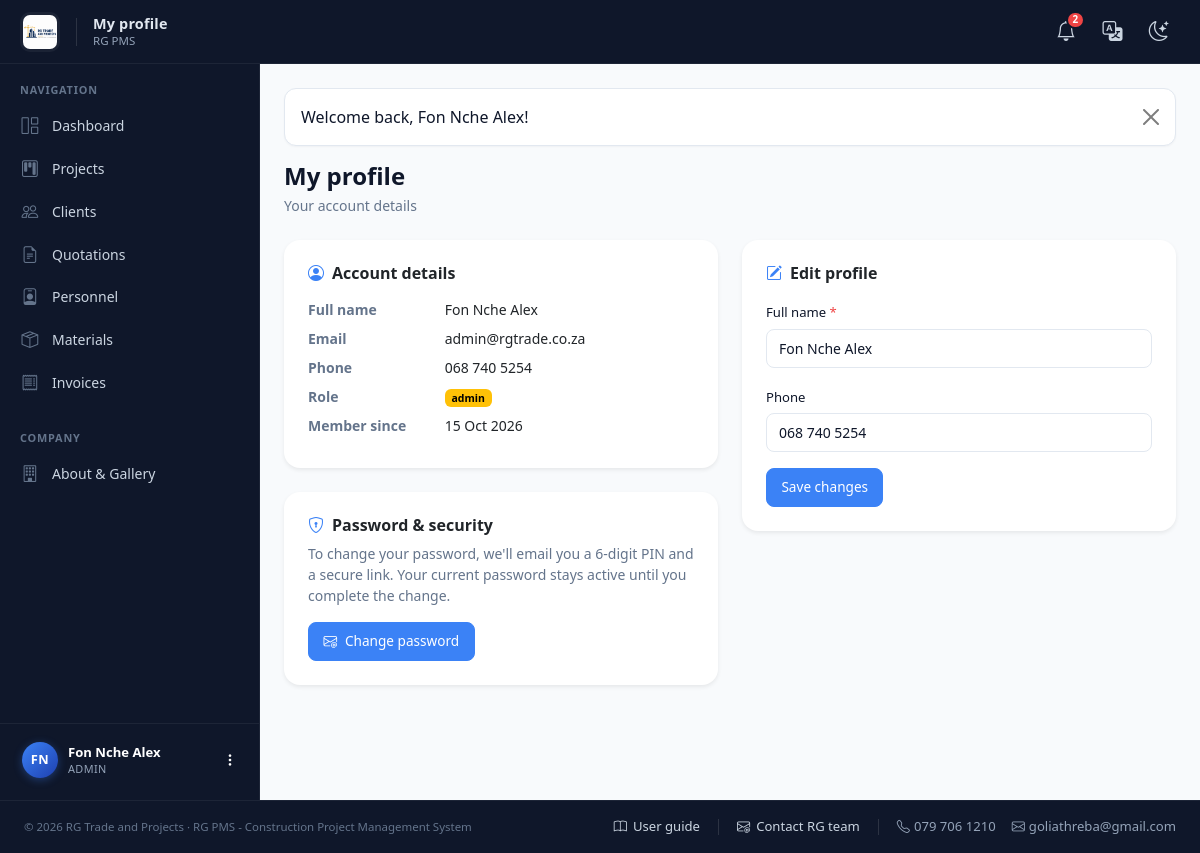
The app's page /profile.php (signed in) with its own data.
### tables this page shows
CREATE TABLE users (
  id            INT UNSIGNED NOT NULL AUTO_INCREMENT,
  role_id       TINYINT UNSIGNED NOT NULL,
  full_name     VARCHAR(120) NOT NULL,
  email         VARCHAR(160) NOT NULL UNIQUE,
  phone         VARCHAR(30)  NULL,
  password_hash VARCHAR(255) NOT NULL,
  is_active     TINYINT(1)   NOT NULL DEFAULT 1,
  created_at    DATETIME     NOT NULL DEFAULT CURRENT_TIMESTAMP,
  PRIMARY KEY (id),
  CONSTRAINT fk_users_role FOREIGN KEY (role_id) REFERENCES roles(id)
);

CREATE TABLE roles (
  id          TINYINT UNSIGNED NOT NULL AUTO_INCREMENT,
  name        VARCHAR(50)  NOT NULL UNIQUE,       
  description VARCHAR(255) NULL,
  PRIMARY KEY (id)
);

### includes/auth.php (called while the page is built, shortened)
<?php
require_once __DIR__ . '/functions.php';
function current_user(): ?array {
    static $cached = null;
    static $loaded = false;
    if ($loaded) return $cached;
    $loaded = true;
    $stmt = db()->prepare(
        'SELECT u.*, r.name AS role_name
         FROM users u
         LEFT JOIN roles r ON r.id = u.role_id
         WHERE u.id = ? LIMIT 1'
    );
    $stmt->execute([(int)$_SESSION['user_id']]);
    $user = $stmt->fetch();
    return $cached = $user;
}
function require_login(): void {
    if (!current_user()) {
        $_SESSION['__intended'] = $_SERVER['REQUEST_URI'] ?? '';
        flash_set('warning', 'Please sign in to continue.');
        redirect('login.php');
    }
}

### config/db.php (called while the page is built, shortened)
<?php
function db(): PDO {
    static $pdo = null;
    if ($pdo === null) {
        $dsn = 'mysql:host=' . DB_HOST . ';dbname=' . DB_NAME . ';charset=utf8mb4';
        try {
            $pdo = new PDO($dsn, DB_USER, DB_PASS, [
                PDO::ATTR_ERRMODE            => PDO::ERRMODE_EXCEPTION,
                PDO::ATTR_DEFAULT_FETCH_MODE => PDO::FETCH_ASSOC,
                PDO::ATTR_EMULATE_PREPARES   => false,
            ]);
        } catch (PDOException $e) {
            http_response_code(500);
            die('<div style="font-family:sans-serif;padding:2rem;max-width:40rem;margin:3rem auto;border:1px solid #dc3545;border-radius:.5rem;color:#842029;background:#f8d7da">'
                . '<h3>Database connection failed</h3><p>Please check <code>config/config.php</code> and confirm the '
                . 'database <code>' . htmlspecialchars(DB_NAME) . '</code> exists (import <code>sql/schema.sql</code>).</p>'
                . '<p style="font-size:.85rem">' . htmlspecialchars($e->getMessage()) . '</p></div>');
        }
    }
    return $pdo;
}

### profile.php (the view, shortened to what this page needs)
<?php
require_once __DIR__ . '/includes/layout.php';
require_login();
$user = current_user();
page_header('My profile', 'profile');
page_heading('My profile', 'Your account details');
?>
<div class="row g-4">
  <div class="col-lg-6">
    <div class="card border-0 shadow-sm rounded-4">
      <div class="card-body p-4">
        <h6 class="fw-semibold mb-3"><i class="bi bi-person-circle me-2 text-brand"></i>Account details</h6>
        <dl class="row mb-0 small">
          <dt class="col-sm-4 text-muted">Full name</dt><dd class="col-sm-8"><?= e($user['full_name']) ?></dd>
          <dt class="col-sm-4 text-muted">Email</dt><dd class="col-sm-8"><?= e($user['email']) ?></dd>
          <dt class="col-sm-4 text-muted">Phone</dt><dd class="col-sm-8"><?= e($user['phone'] ?? '-') ?></dd>
          <dt class="col-sm-4 text-muted">Role</dt><dd class="col-sm-8"><?= badge($user['role_name'], $user['role_name'] === 'admin' ? 'warning' : ($user['role_name'] === 'personnel' ? 'info' : 'success')) ?></dd>
          <dt class="col-sm-4 text-muted">Member since</dt><dd class="col-sm-8"><?= nice_date($user['created_at']) ?></dd>
        </dl>
      </div>
    </div>
    <div class="card border-0 shadow-sm rounded-4 mt-4">
      <div class="card-body p-4">
        <h6 class="fw-semibold mb-2"><i class="bi bi-shield-lock me-2 text-brand"></i>Password &amp; security</h6>
        <p class="small text-muted mb-3">
          To change your password, we'll email you a 6-digit PIN and a secure link.
          Your current password stays active until you complete the change.
        </p>
        <a href="<?= BASE_URL ?>/password_change.php" class="btn btn-brand">
          <i class="bi bi-envelope-at me-2"></i>Change password
        </a>
      </div>
    </div>
  </div>
  <div class="col-lg-6">
    <div class="card border-0 shadow-sm rounded-4">
      <div class="card-body p-4">
        <h6 class="fw-semibold mb-3"><i class="bi bi-pencil-square me-2 text-brand"></i>Edit profile</h6>
        <form method="post">
          <div class="mb-3">
            <label class="form-label required">Full name</label>
            <input type="text" name="full_name" class="form-control" required value="<?= e($_POST['full_name'] ?? $user['full_name']) ?>">
          </div>
          <div class="mb-3">
            <label class="form-label">Phone</label>
            <input type="text" name="phone" class="form-control" value="<?= e($_POST['phone'] ?? $user['phone']) ?>">
          </div>
          <button class="btn btn-brand">Save changes</button>
        </form>
      </div>
    </div>
  </div>
</div>
<?php page_footer(); ?>

### includes/layout.php (shortened to what this page needs)
<?php
require_once __DIR__ . '/functions.php';
require_once __DIR__ . '/auth.php';
function page_header(string $title, string $active = ''): void {
    $user    = current_user();
    $role    = $user['role_name'] ?? null;
    $unread  = $user ? unread_notification_count((int)$user['id']) : 0;
    $flash   = flash_get();
    $base    = BASE_URL;
    $initials = '';
    if ($user) {
        foreach (preg_split('/\s+/', trim($user['full_name'])) as $part) {
            if ($part !== '') $initials .= strtoupper($part[0]);
        }
        $initials = substr($initials, 0, 2);
    }
    ?>
<!DOCTYPE html>
<html lang="en">
<head>
<link rel="stylesheet" href="<?= $base ?>/assets/vendor/bootstrap.min.css">
<link rel="stylesheet" href="<?= $base ?>/assets/vendor/bootstrap-icons.css">
<link rel="stylesheet" href="<?= $base ?>/assets/css/style.css?v=<?= @filemtime(__DIR__ . '/../assets/css/style.css') ?>">
</head>
<body>
<?php if ($user): ?>
<nav class="app-navbar">
  <div class="navbar-inner">
    <div class="d-flex align-items-center gap-3">
      <a class="navbar-brand" href="<?= $base ?>/index.php">
        <img src="<?= $base ?>/assets/img/logo-full.png" alt="<?= APP_NAME ?>" class="header-logo"
             onerror="this.style.display='none';this.nextElementSibling.style.display='inline-flex';">
      </a>
      <div class="d-none d-md-block lh-1">
        <div class="navbar-page-title"><?= e($title) ?></div>
        <div class="navbar-page-sub mt-1"><?= APP_SYSTEM_NAME ?></div>
      </div>
    </div>
    <div class="d-flex align-items-center gap-1">
      <div class="dropdown">
        <a class="nav-icon-link" href="#" data-bs-toggle="dropdown" aria-expanded="false" title="Notifications">
          <i class="bi bi-bell fs-5"></i>
          <?php if ($unread > 0): ?>
            <span class="badge-dot"><?= $unread > 9 ? '9+' : $unread ?></span>
          <?php endif; ?>
        </a>
      </div>
      <div class="dropdown">
        <a class="nav-icon-link" href="#" data-bs-toggle="dropdown" aria-expanded="false" title="Translate">
          <i class="bi bi-translate fs-5"></i>
        </a>
      </div>
      <button class="nav-icon-link" type="button" id="themeToggle" title="Switch theme" aria-label="Switch theme">
        <i class="bi bi-moon-stars fs-5 icon-light"></i>
      </button>
    </div>
  </div>
</nav>
<div class="app-layout">
  <aside class="app-sidebar" id="appSidebar">
    <div class="sidebar-scroll">
      <div class="sidebar-section-title">Navigation</div>
      <ul class="nav flex-column sidebar-nav">
        <?php if ($role === 'admin'): ?>
          <li class="nav-item"><a class="nav-link <?= $active === 'dashboard' ? 'active' : '' ?>" href="<?= $base ?>/admin/dashboard.php"><i class="bi bi-grid-1x2"></i><span>Dashboard</span></a></li>
          <li class="nav-item"><a class="nav-link <?= $active === 'projects' ? 'active' : '' ?>" href="<?= $base ?>/admin/projects.php"><i class="bi bi-kanban"></i><span>Projects</span></a></li>
          <li class="nav-item"><a class="nav-link <?= $active === 'clients' ? 'active' : '' ?>" href="<?= $base ?>/admin/clients.php"><i class="bi bi-people"></i><span>Clients</span></a></li>
          <li class="nav-item"><a class="nav-link <?= $active === 'quotations' ? 'active' : '' ?>" href="<?= $base ?>/admin/quotations.php"><i class="bi bi-file-earmark-text"></i><span>Quotations</span></a></li>
          <li class="nav-item"><a class="nav-link <?= $active === 'personnel' ? 'active' : '' ?>" href="<?= $base ?>/admin/personnel.php"><i class="bi bi-person-badge"></i><span>Personnel</span></a></li>
          <li class="nav-item"><a class="nav-link <?= $active === 'materials' ? 'active' : '' ?>" href="<?= $base ?>/admin/materials.php"><i class="bi bi-box-seam"></i><span>Materials</span></a></li>
          <li class="nav-item"><a class="nav-link <?= $active === 'invoices' ? 'active' : '' ?>" href="<?= $base ?>/admin/invoices.php"><i class="bi bi-receipt"></i><span>Invoices</span></a></li>
        <?php elseif ($role === 'personnel'): ?>
          <li class="nav-item"><a class="nav-link <?= $active === 'dashboard' ? 'active' : '' ?>" href="<?= $base ?>/personnel/dashboard.php"><i class="bi bi-grid-1x2"></i><span>My Projects</span></a></li>
        <?php elseif ($role === 'client'): ?>
          <li class="nav-item"><a class="nav-link <?= $active === 'dashboard' ? 'active' : '' ?>" href="<?= $base ?>/client/dashboard.php"><i class="bi bi-grid-1x2"></i><span>My Projects</span></a></li>
        <?php endif; ?>
      </ul>
      <?php if ($role === 'admin'): ?>
        <div class="sidebar-section-title mt-3">Company</div>
        <ul class="nav flex-column sidebar-nav">
          <li class="nav-item">
            <a class="nav-link <?= $active === 'home' ? 'active' : '' ?>" href="<?= $base ?>/about.php">
              <i class="bi bi-building"></i><span>About &amp; Gallery</span>
            </a>
          </li>
        </ul>
      <?php endif; ?>
    </div>
    <div class="sidebar-user-wrap">
      <div class="dropdown dropend">
        <a class="sidebar-user" href="#" data-bs-toggle="dropdown" aria-expanded="false">
          <div class="avatar"><?= e($initials ?: 'U') ?></div>
          <div class="user-info">
            <div class="user-name"><?= e($user['full_name']) ?></div>
            <div class="user-role"><?= e($user['role_name']) ?></div>
          </div>
          <i class="bi bi-three-dots-vertical ms-auto small"></i>
        </a>
      </div>
    </div>
  </aside>
  <main class="app-main">
    <div class="container-fluid px-3 px-lg-4 py-4">
      <?php if ($flash): ?>
        <div class="alert alert-<?= e($flash['type']) ?> alert-dismissible fade show" role="alert">
          <?= e($flash['message']) ?>
          <button type="button" class="btn-close" data-bs-dismiss="alert" aria-label="Close"></button>
        </div>
      <?php endif; ?>
<?php endif; ?>
<?php
}
function page_footer(): void {
    $user = current_user();
    ?>
    <?php if ($user): ?>
        </div>
      </main>
    </div>
    <?php else: ?>
        </div>
    </main>
    <?php endif; ?>
<footer class="app-footer py-3">
  <div class="container-fluid px-3 px-lg-4">
    <div class="d-flex flex-wrap justify-content-between align-items-center gap-3">
      <div class="text-muted small">
        © <?= date('Y') ?> <?= APP_NAME ?> · <?= APP_SYSTEM_NAME ?> - Construction Project Management System
      </div>
      <div class="footer-links">
        <a href="<?= BASE_URL ?>/user_guide.php">
          <i class="bi bi-book"></i> User guide
        </a>
        <a href="mailto:<?= e(COMPANY_EMAIL) ?>?subject=RG%20PMS%20Support%20Request">
          <i class="bi bi-envelope-at"></i> Contact RG team
        </a>
        <span class="footer-meta d-none d-md-flex">
          <span><i class="bi bi-telephone me-1"></i><?= e(COMPANY_PHONE) ?></span>
          <span><i class="bi bi-envelope me-1"></i><?= e(COMPANY_EMAIL) ?></span>
        </span>
      </div>
    </div>
  </div>
</footer>
</body>
</html>
<?php
}
function page_heading(string $title, string $subtitle, string $actions = ''): void {
    echo '<div class="d-flex flex-wrap justify-content-between align-items-center mb-4 gap-2">';
    echo '<div><h4 class="mb-0 fw-semibold">' . e($title) . '</h4>';
    if ($subtitle) echo '<div class="text-muted small mt-1">' . e($subtitle) . '</div>';
    echo '</div>';
    echo '</div>';
}

### includes/functions.php (shortened to what this page needs)
<?php
require_once __DIR__ . '/../config/db.php';
function flash_get(): ?array {
    if (!empty($_SESSION['flash'])) {
        $f = $_SESSION['flash'];
        return $f;
    }
    return null;
}
function unread_notification_count(int $userId): int {
    $stmt = db()->prepare('SELECT COUNT(*) FROM notifications WHERE user_id = ? AND is_read = 0');
    $stmt->execute([$userId]);
    return (int)$stmt->fetchColumn();
}
function nice_date(?string $date): string {
    $ts = strtotime($date);
    return $ts ? date('d M Y', $ts) : '-';
}
function e(?string $value): string {
    return htmlspecialchars((string)$value, ENT_QUOTES, 'UTF-8');
}
function badge(string $text, string $color = 'secondary'): string {
    return '<span class="badge text-bg-' . $color . '">' . e($text) . '</span>';
}

### assets/css/style.css (style rules this page uses)
:root { --brand: #3b82f6; --brand-dark: #1e40af; --brand-light: #93c5fd; --brand-rgb: 59, 130, 246; --sidebar-bg: #0f172a; --sidebar-text: #cbd5e1; --sidebar-text-dim: #94a3b8; --sidebar-hover: rgba(255,255,255,0.06); --sidebar-active-bg: rgba(59,130,246,0.15); --sidebar-divider: rgba(255,255,255,0.06); --body-bg: #f8fafc; --card-bg: #ffffff; --text-color: #0f172a; --muted-text: #64748b; --border-color: #e2e8f0; --border-soft: #f1f5f9; --radius-sm: 8px; --radius: 12px; --radius-lg: 16px; --shadow-xs: 0 1px 2px rgba(15,23,42,.04); --shadow-sm: 0 1px 3px rgba(15,23,42,.06), 0 1px 2px rgba(15,23,42,.04); --shadow-md: 0 4px 12px rgba(15,23,42,.08); --shadow-lg: 0 10px 30px rgba(15,23,42,.12); }
.card { background: var(--card-bg); border: 1px solid var(--border-color); border-radius: var(--radius); box-shadow: var(--shadow-sm); }
.form-control, .form-select { background-color: var(--card-bg); color: var(--text-color); border: 1px solid var(--border-color); border-radius: var(--radius-sm); padding: .5rem .75rem; font-size: .875rem; transition: border-color .15s ease, box-shadow .15s ease; }
.form-control::placeholder { color: var(--muted-text); }
.form-label { font-weight: 500; font-size: .82rem; color: var(--text-color); margin-bottom: 6px; }
.btn { border-radius: var(--radius-sm); font-size: .85rem; font-weight: 500; padding: .5rem .9rem; }
.btn-brand { background: var(--brand); border-color: var(--brand); color: #fff; }
.alert { border-radius: var(--radius); border: 1px solid var(--border-color); background: var(--card-bg); color: var(--text-color); box-shadow: var(--shadow-xs); }
.required::after { content: " *"; color: #ef4444; }
.text-muted { color: var(--muted-text) !important; }
.app-footer { background: var(--sidebar-bg); color: var(--sidebar-text-dim); font-size: .8rem; border-top: 1px solid var(--sidebar-divider); }

### records on screen
users: full_name "Fon Nche Alex", role.name "ADMIN", email "admin@rgtrade.co.za", phone "068 740 5254", role.name "admin", created_at "15 Oct 2026"

### other values on screen
$title "My profile"
APP_SYSTEM_NAME "RG PMS"
$unread "2"
$initials ?: 'U' "FN"
$flash['message'] "Welcome back, Fon Nche Alex!"
$subtitle "Your account details"
APP_NAME "RG Trade and Projects"
COMPANY_PHONE "079 706 1210"
COMPANY_EMAIL "goliathreba@gmail.com"
